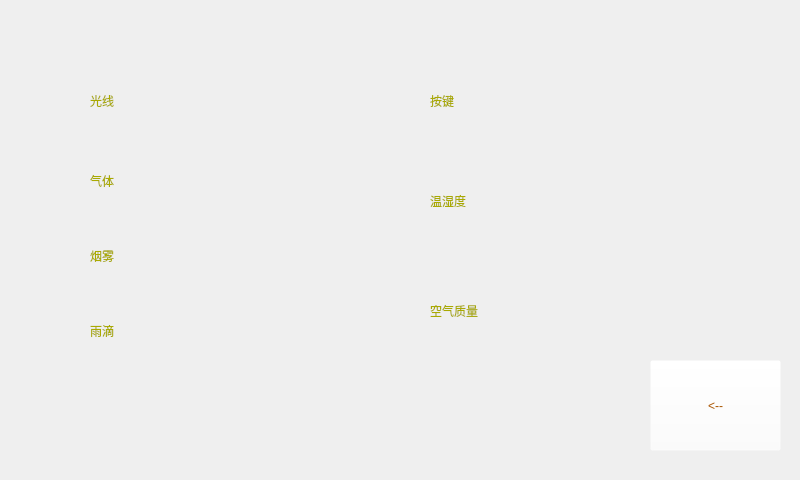
<?xml version="1.0" encoding="UTF-8"?>
<ui version="4.0">
 <class>ConnectSet</class>
 <widget class="QWidget" name="ConnectSet">
  <property name="geometry">
   <rect>
    <x>0</x>
    <y>0</y>
    <width>800</width>
    <height>480</height>
   </rect>
  </property>
  <property name="minimumSize">
   <size>
    <width>800</width>
    <height>480</height>
   </size>
  </property>
  <property name="maximumSize">
   <size>
    <width>800</width>
    <height>480</height>
   </size>
  </property>
  <property name="windowTitle">
   <string>Form</string>
  </property>
  <widget class="QPushButton" name="pushButton">
   <property name="geometry">
    <rect>
     <x>650</x>
     <y>360</y>
     <width>131</width>
     <height>91</height>
    </rect>
   </property>
   <property name="styleSheet">
    <string notr="true">background-color: rgba(255, 255, 255, 0);
color: rgb(170, 85, 0);
font: 75 72pt &quot;Ubuntu&quot;;</string>
   </property>
   <property name="text">
    <string>&lt;--</string>
   </property>
  </widget>
  <widget class="QRadioButton" name="radioButton">
   <property name="geometry">
    <rect>
     <x>70</x>
     <y>80</y>
     <width>151</width>
     <height>41</height>
    </rect>
   </property>
   <property name="styleSheet">
    <string notr="true">font: 75 72pt &quot;Ubuntu&quot;;
background-color: rgba(255, 255, 255, 0);
color: rgb(170, 170, 0);</string>
   </property>
   <property name="text">
    <string>光线</string>
   </property>
  </widget>
  <widget class="QRadioButton" name="radioButton_2">
   <property name="geometry">
    <rect>
     <x>70</x>
     <y>160</y>
     <width>161</width>
     <height>41</height>
    </rect>
   </property>
   <property name="styleSheet">
    <string notr="true">background-color: rgba(255, 255, 255, 0);
color: rgb(170, 170, 0);
font: 75 72pt &quot;Ubuntu&quot;;</string>
   </property>
   <property name="text">
    <string>气体</string>
   </property>
  </widget>
  <widget class="QRadioButton" name="radioButton_3">
   <property name="geometry">
    <rect>
     <x>70</x>
     <y>240</y>
     <width>161</width>
     <height>31</height>
    </rect>
   </property>
   <property name="styleSheet">
    <string notr="true">font: 75 72pt &quot;Ubuntu&quot;;
background-color: rgba(255, 255, 255, 0);
color: rgb(170, 170, 0);</string>
   </property>
   <property name="text">
    <string>烟雾</string>
   </property>
  </widget>
  <widget class="QRadioButton" name="radioButton_4">
   <property name="geometry">
    <rect>
     <x>70</x>
     <y>310</y>
     <width>171</width>
     <height>41</height>
    </rect>
   </property>
   <property name="styleSheet">
    <string notr="true">font: 75 72pt &quot;Ubuntu&quot;;
background-color: rgba(255, 255, 255, 0);
color: rgb(170, 170, 0);</string>
   </property>
   <property name="text">
    <string>雨滴</string>
   </property>
  </widget>
  <widget class="QRadioButton" name="radioButton_7">
   <property name="geometry">
    <rect>
     <x>410</x>
     <y>180</y>
     <width>161</width>
     <height>41</height>
    </rect>
   </property>
   <property name="styleSheet">
    <string notr="true">font: 75 72pt &quot;Ubuntu&quot;;
background-color: rgba(255, 255, 255, 0);
color: rgb(170, 170, 0);</string>
   </property>
   <property name="text">
    <string>温湿度</string>
   </property>
  </widget>
  <widget class="QRadioButton" name="radioButton_8">
   <property name="geometry">
    <rect>
     <x>410</x>
     <y>290</y>
     <width>161</width>
     <height>41</height>
    </rect>
   </property>
   <property name="styleSheet">
    <string notr="true">font: 75 72pt &quot;Ubuntu&quot;;
background-color: rgba(255, 255, 255, 0);
color: rgb(170, 170, 0);</string>
   </property>
   <property name="text">
    <string>空气质量</string>
   </property>
  </widget>
  <widget class="QRadioButton" name="radioButton_9">
   <property name="geometry">
    <rect>
     <x>410</x>
     <y>90</y>
     <width>171</width>
     <height>22</height>
    </rect>
   </property>
   <property name="styleSheet">
    <string notr="true">font: 75 72pt &quot;Ubuntu&quot;;
background-color: rgba(255, 255, 255, 0);
color: rgb(170, 170, 0);</string>
   </property>
   <property name="text">
    <string>按键</string>
   </property>
  </widget>
 </widget>
 <resources/>
 <connections/>
</ui>
